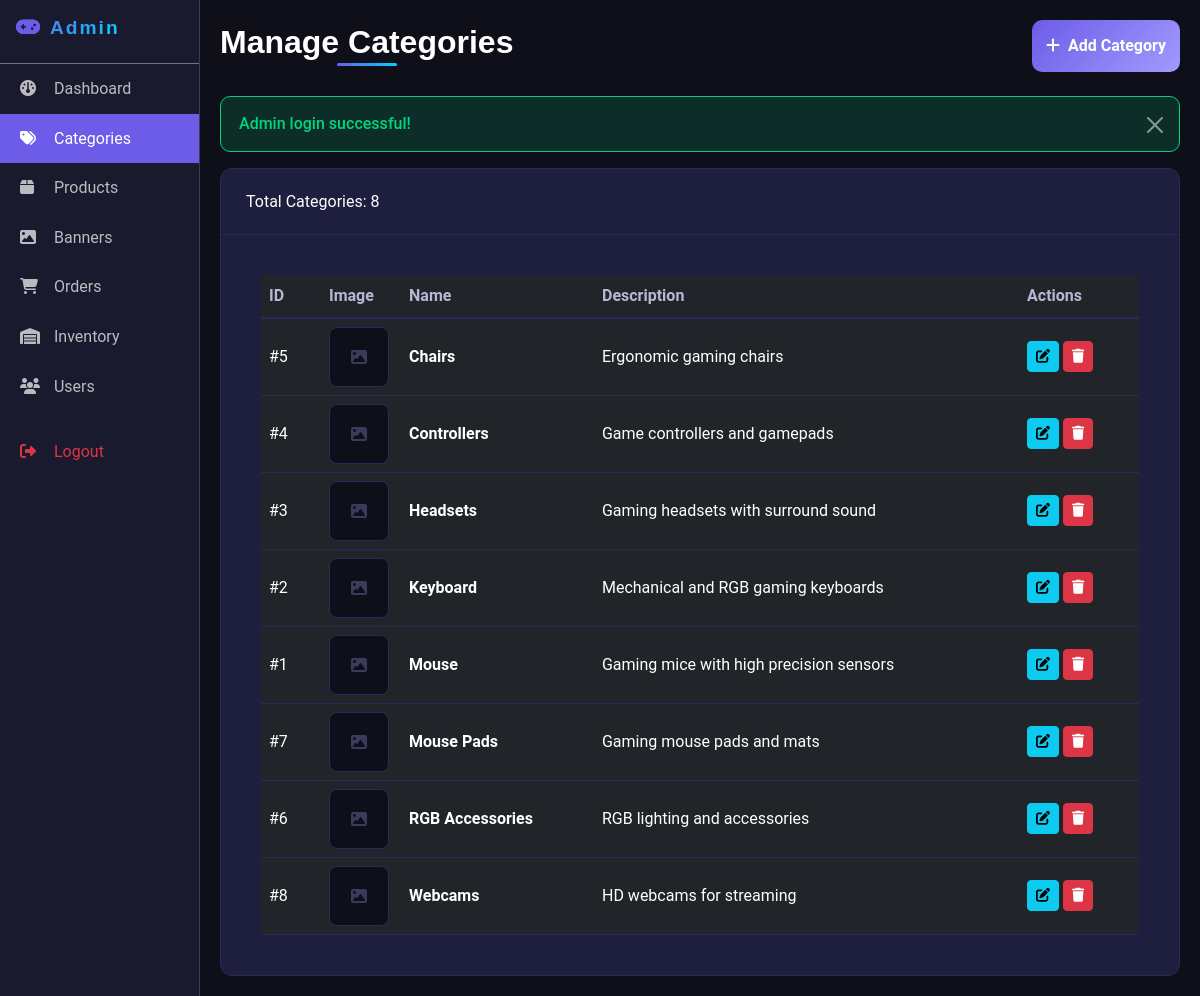
The app's page /admin/categories.php (signed in) with its own data.
### tables this page shows
CREATE TABLE categories (
    category_id INT PRIMARY KEY AUTO_INCREMENT,
    category_name VARCHAR(100) UNIQUE NOT NULL,
    category_description TEXT,
    created_at TIMESTAMP DEFAULT CURRENT_TIMESTAMP
);

### config/database.php (called while the page is built, shortened)
<?php
function getConnection() {
    try {
        $conn = new mysqli(DB_HOST, DB_USER, DB_PASS, DB_NAME);
        $conn->set_charset("utf8mb4");
        return $conn;
    } catch (Exception $e) {
        die("Database Connection Error: " . $e->getMessage());
    }
}
function executeQuery($sql, $params = [], $types = "") {
    $conn = getConnection();
    try {
        $stmt = $conn->prepare($sql);
        $stmt->execute();
        $result = $stmt->get_result();
        if ($result) {
            $data = [];
            while ($row = $result->fetch_assoc()) {
                $data[] = $row;
            }
            return $data;
        }
        return true;
    } catch (Exception $e) {
        $conn->close();
        throw $e;
    }
}
?>

### admin/categories.php (the view, shortened to what this page needs)
<?php
require_once '../config/database.php';
require_once '../config/functions.php';
$categories = getAllCategories();
?>
<!DOCTYPE html>
<html lang="en">
<head>
    <link href="https://cdn.jsdelivr.net/npm/bootstrap@5.3.0/dist/css/bootstrap.min.css" rel="stylesheet">
    <link rel="stylesheet" href="https://cdnjs.cloudflare.com/ajax/libs/font-awesome/6.4.2/css/all.min.css">
    <link rel="stylesheet" href="../assets/css/style.css">
</head>
<body>
    <div class="container-fluid">
        <div class="row">
            <div class="col-md-2 admin-sidebar">
                <div class="p-3 border-bottom border-secondary">
                    <h5 class="gaming-logo" style="font-size: 1.2rem;">
                        <i class="fas fa-gamepad me-2" style="-webkit-text-fill-color: #6c5ce7;"></i>Admin
                    </h5>
                </div>
                <ul class="nav flex-column">
                    <li class="nav-item"><a class="nav-link" href="dashboard.php"><i class="fas fa-dashboard"></i> Dashboard</a></li>
                    <li class="nav-item"><a class="nav-link active" href="categories.php"><i class="fas fa-tags"></i> Categories</a></li>
                    <li class="nav-item"><a class="nav-link" href="products.php"><i class="fas fa-box"></i> Products</a></li>
                    <li class="nav-item"><a class="nav-link" href="banners.php"><i class="fas fa-image"></i> Banners</a></li>
                    <li class="nav-item"><a class="nav-link" href="orders.php"><i class="fas fa-shopping-cart"></i> Orders</a></li>
                    <li class="nav-item"><a class="nav-link" href="inventory.php"><i class="fas fa-warehouse"></i> Inventory</a></li>
                    <li class="nav-item"><a class="nav-link" href="users.php"><i class="fas fa-users"></i> Users</a></li>
                    <li class="nav-item mt-3"><a class="nav-link text-danger" href="logout.php"><i class="fas fa-sign-out-alt"></i> Logout</a></li>
                </ul>
            </div>
            <div class="col-md-10 admin-content">
                <div class="d-flex justify-content-between align-items-center mb-4">
                    <h2 class="section-title">Manage Categories</h2>
                    <button class="btn btn-primary" data-bs-toggle="modal" data-bs-target="#categoryModal">
                        <i class="fas fa-plus me-2"></i>Add Category
                    </button>
                </div>
                <?php displayMessage(); ?>
                <div class="card-dark">
                    <div class="card-header">
                        <div class="d-flex justify-content-between align-items-center">
                            <span class="text-white">Total Categories: <?php echo count($categories); ?></span>
                        </div>
                    </div>
                    <div class="card-body p-0">
                        <?php if (empty($categories)): ?>
                            <div class="empty-state">
                                <i class="fas fa-tags"></i>
                                <h5>No Categories Found</h5>
                                <p>Click the "Add Category" button to create your first category.</p>
                            </div>
                        <?php else: ?>
                            <div class="table-responsive">
                                <table class="table table-dark table-hover mb-0">
                                    <thead>
                                        <tr>
                                            <th style="width: 60px;">ID</th>
                                            <th style="width: 80px;">Image</th>
                                            <th>Name</th>
                                            <th>Description</th>
                                            <th style="width: 120px;">Actions</th>
                                        </tr>
                                    </thead>
                                    <tbody>
                                        <?php foreach ($categories as $cat): ?>
                                        <tr>
                                            <td>#<?php echo $cat['category_id']; ?></td>
                                            <td>
                                                <?php if (!empty($cat['category_image'])): ?>
                                                    <?php
                                                    $imagePath = '../uploads/categories/' . $cat['category_image'];
                                                    if (file_exists($imagePath)):
                                                    ?>
                                                        <img src="<?php echo $imagePath; ?>"
                                                             class="category-img" alt="<?php echo htmlspecialchars($cat['category_name']); ?>">
                                                    <?php else: ?>
                                                        <div class="category-img-placeholder">
                                                            <i class="fas fa-image"></i>
                                                        </div>
                                                    <?php endif; ?>
                                                <?php else: ?>
                                                    <div class="category-img-placeholder">
                                                        <i class="fas fa-image"></i>
                                                    </div>
                                                <?php endif; ?>
                                            </td>
                                            <td>
                                                <strong><?php echo htmlspecialchars($cat['category_name']); ?></strong>
                                            </td>
                                            <td><?php echo htmlspecialchars($cat['category_description'] ?? ''); ?></td>
                                            <td>
                                                <button class="btn btn-info btn-sm edit-category"
                                                        data-id="<?php echo $cat['category_id']; ?>"
                                                        data-name="<?php echo htmlspecialchars($cat['category_name']); ?>"
                                                        data-description="<?php echo htmlspecialchars($cat['category_description'] ?? ''); ?>"
                                                        data-image="<?php echo $cat['category_image']; ?>">
                                                    <i class="fas fa-edit"></i>
                                                </button>
                                                <a href="?delete=<?php echo $cat['category_id']; ?>"
                                                   class="btn btn-danger btn-sm"
                                                   onclick="return confirm('Delete this category?')">
                                                    <i class="fas fa-trash"></i>
                                                </a>
                                            </td>
                                        </tr>
                                        <?php endforeach; ?>
                                    </tbody>
                                </table>
                            </div>
                        <?php endif; ?>
                    </div>
                </div>
            </div>
        </div>
    </div>
</body>
</html>

### config/functions.php (shortened to what this page needs)
<?php
function getMessage() {
    if (isset($_SESSION['message'])) {
        $message = $_SESSION['message'];
        return $message;
    }
    return null;
}
function displayMessage() {
    $message = getMessage();
    if ($message) {
        $alertClass = $message['type'] === 'success' ? 'alert-success' :
                     ($message['type'] === 'error' ? 'alert-danger' : 'alert-info');
        echo '<div class="alert ' . $alertClass . ' alert-dismissible fade show" role="alert">';
        echo htmlspecialchars($message['text']);
        echo '<button type="button" class="btn-close" data-bs-dismiss="alert" aria-label="Close"></button>';
        echo '</div>';
    }
}
function getAllCategories() {
    $sql = "SELECT * FROM categories ORDER BY category_name";
    return executeQuery($sql);
}
?>

### assets/css/style.css (style rules this page uses)
:root { --primary-color: #6c5ce7; --primary-dark: #5a4bd1; --primary-light: #a29bfe; --secondary-color: #00d2ff; --accent-color: #ff6b6b; --dark-bg: #0a0a1a; --dark-card: #14142e; --dark-card-hover: #1e1e42; --text-primary: #ffffff; --text-secondary: #b8b8d4; --text-muted: #8888aa; --border-color: #2a2a5a; --success-color: #00d47e; --warning-color: #ffb800; --danger-color: #ff4757; --gradient-main: linear-gradient(135deg, #6c5ce7 0%, #00d2ff 100%); --gradient-dark: linear-gradient(135deg, #0a0a1a 0%, #14142e 100%); --shadow-glow: 0 0 30px rgba(108, 92, 231, 0.15); --shadow-hover: 0 15px 40px rgba(108, 92, 231, 0.25); --border-radius: 16px; --transition: all 0.3s cubic-bezier(0.4, 0, 0.2, 1); }
* { margin: 0; padding: 0; box-sizing: border-box; }
body { font-family: 'Roboto', sans-serif; background: var(--dark-bg); color: var(--text-primary); min-height: 100vh; display: flex; flex-direction: column; line-height: 1.6; }
.gaming-logo { font-family: 'Orbitron', sans-serif; font-weight: 900; letter-spacing: 2px; background: var(--gradient-main); -webkit-background-clip: text; -webkit-text-fill-color: transparent; background-clip: text; }
.section-title { font-family: 'Orbitron', sans-serif; color: var(--text-primary); font-weight: 700; position: relative; display: inline-block; }
.section-title::after { content: ''; position: absolute; bottom: -5px; left: 50%; transform: translateX(-50%); width: 60px; height: 3px; background: var(--gradient-main); border-radius: 10px; }
.btn-primary { background: var(--gradient-main); border: none; border-radius: 10px; padding: 12px 30px; font-weight: 600; transition: var(--transition); }
.table { color: var(--text-primary); border-color: var(--border-color); }
.table-dark { background: transparent; }
.table-hover tbody tr { transition: var(--transition); }
.table th { color: var(--text-secondary); font-weight: 600; border-bottom: 2px solid var(--border-color); }
.card-header { background: transparent; border-bottom: 1px solid var(--border-color); padding: 20px 25px; }
.card-body { padding: 25px; }
.alert { background: var(--dark-card); border: 1px solid var(--border-color); border-radius: var(--border-radius); padding: 16px 20px; color: var(--text-primary); }
.alert-success { border-color: var(--success-color); color: var(--success-color); }
.card-body { padding: 40px !important; }
.gaming-logo { font-family: 'Orbitron', sans-serif; font-weight: 900; font-size: 1.8rem; background: linear-gradient(135deg, #6c5ce7 0%, #00d2ff 100%); -webkit-background-clip: text; -webkit-text-fill-color: transparent; background-clip: text; display: inline-block; }
.alert { border-radius: 10px; padding: 14px 18px; font-weight: 500; }
.alert-success { background: rgba(0, 212, 126, 0.15) !important; border: 1px solid #00d47e !important; color: #00d47e !important; }
.btn-primary { background: linear-gradient(135deg, #6c5ce7 0%, #a29bfe 100%); border: none; border-radius: 10px; padding: 14px; font-weight: 600; font-size: 1rem; transition: all 0.3s ease; }
.btn-primary { transition: all 0.3s ease; }
:root { --bg-primary: #0a0a1a; --bg-secondary: #14142e; --bg-card: #1a1a3a; --text-primary: #ffffff; --text-secondary: #b8b8d4; --text-muted: #8888aa; --border-color: #2a2a5a; --shadow-color: rgba(0, 0, 0, 0.3); }
body { background: var(--bg-primary); color: var(--text-primary); transition: background 0.3s ease, color 0.3s ease; }
:root { --bg-primary: #0a0a1a; --bg-secondary: #14142e; --bg-card: #1a1a3a; --bg-input: #0f0f1f; --text-primary: #ffffff; --text-secondary: #b8b8d4; --text-muted: #8888aa; --border-color: #2a2a5a; --shadow-color: rgba(0, 0, 0, 0.3); --card-hover: rgba(108, 92, 231, 0.05); }
:root { --bg-primary: #0a0a1a; --bg-card: #1a1a3a; --text-primary: #ffffff; --text-secondary: #b8b8d4; --border-color: #2a2a5a; }
body { background: var(--bg-primary); color: var(--text-primary); transition: background 0.3s, color 0.3s; }

### records on screen
categories: category_id "5", category_name "Chairs", category_description "Ergonomic gaming chairs"
categories: category_id "4", category_name "Controllers", category_description "Game controllers and gamepads"
categories: category_id "3", category_name "Headsets", category_description "Gaming headsets with surround sound"
categories: category_id "2", category_name "Keyboard", category_description "Mechanical and RGB gaming keyboards"
categories: category_id "1", category_name "Mouse", category_description "Gaming mice with high precision sensors"
categories: category_id "7", category_name "Mouse Pads", category_description "Gaming mouse pads and mats"
categories: category_id "6", category_name "RGB Accessories", category_description "RGB lighting and accessories"
categories: category_id "8", category_name "Webcams", category_description "HD webcams for streaming"

### other values on screen
$message['text'] "Admin login successful!"
count($categories) "8"
